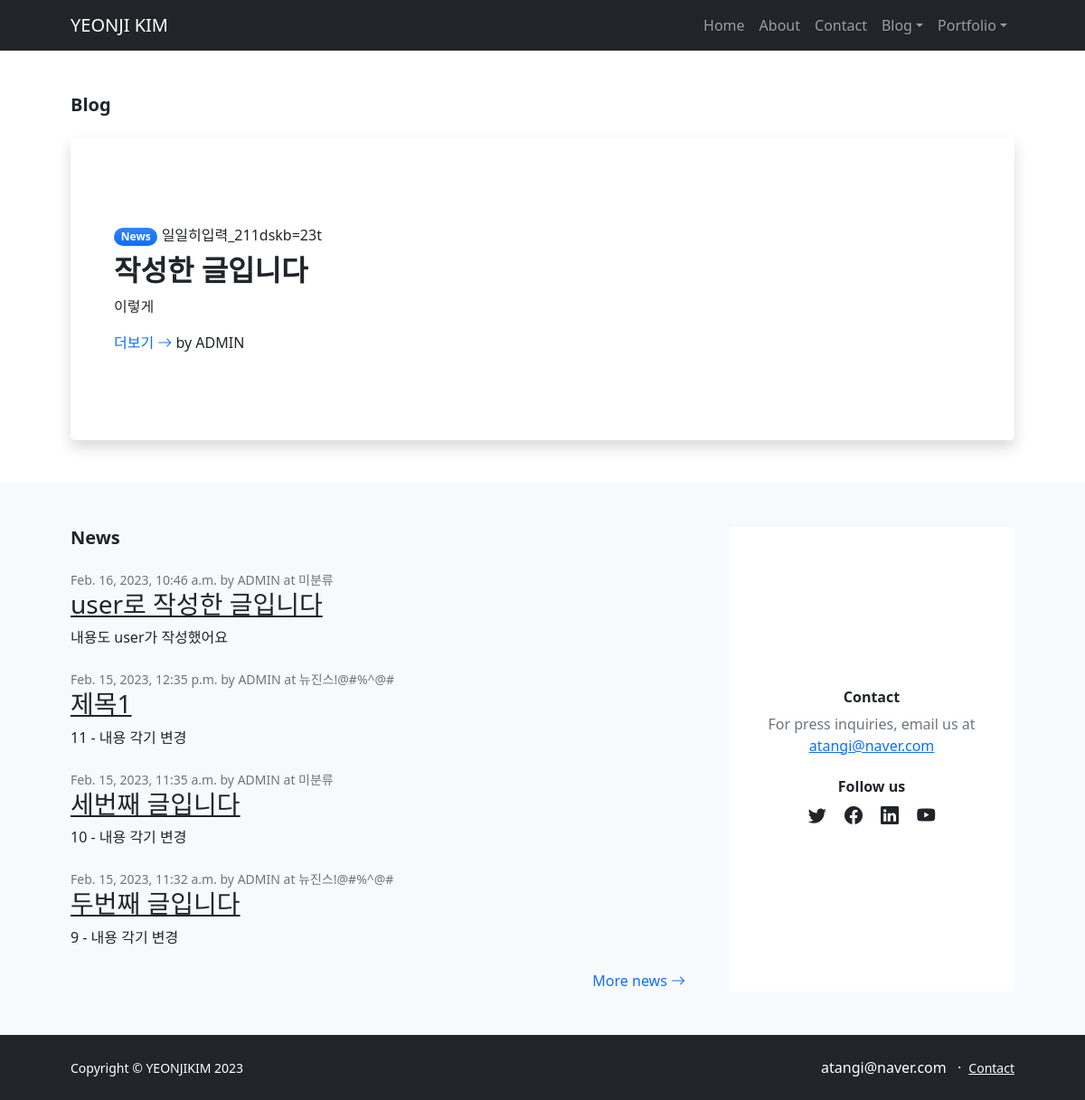
Before: / with the older database file.
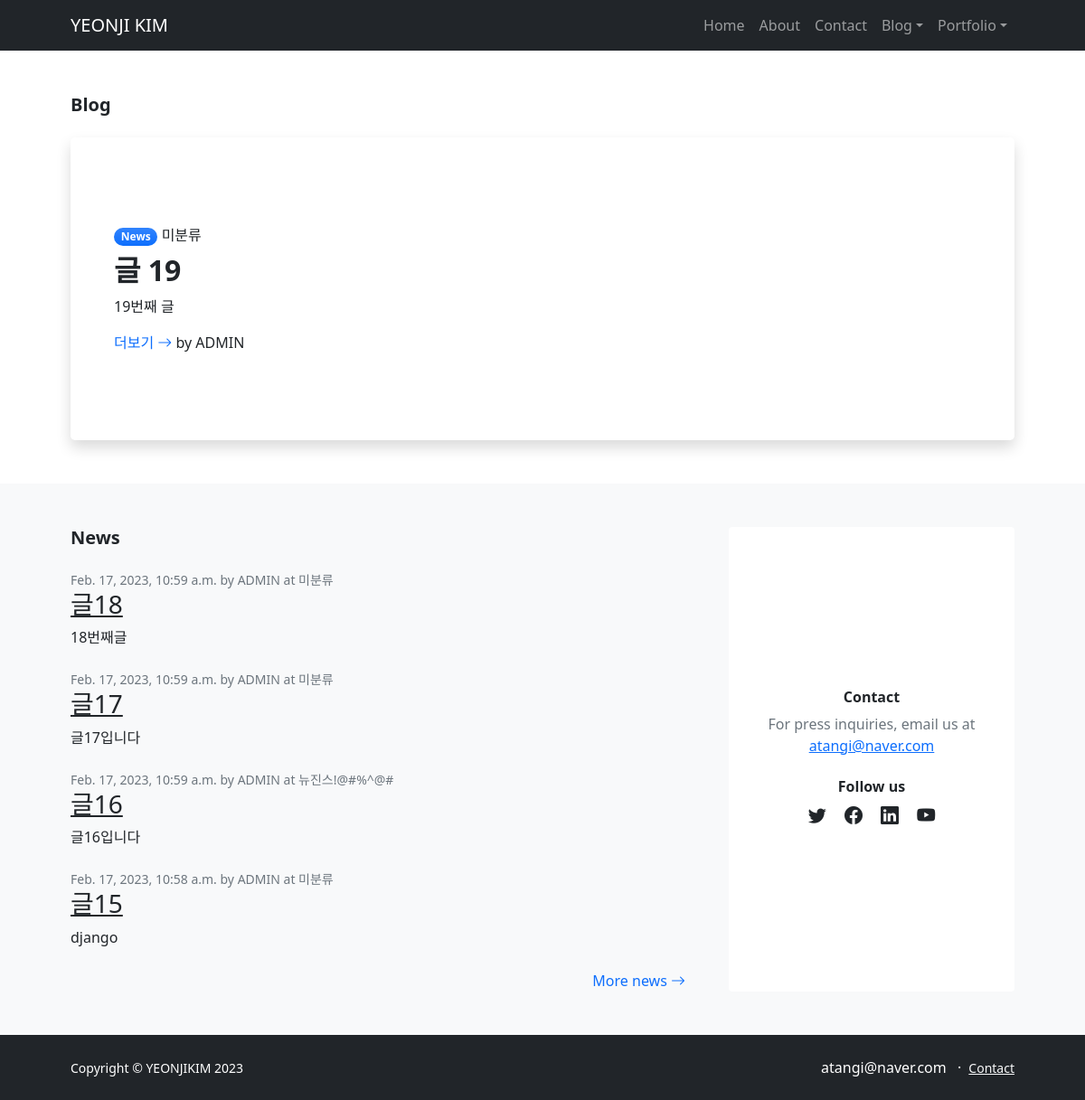
After: the same page with the newer database file.
### blog/models.py (models this page shows, shortened)
class Post(models.Model):
    title = models.CharField(max_length=50)
    content = models.TextField()
    header_img = models.ImageField(upload_to='blog/images/%Y/%m/%d/', blank=True)
    file_upload = models.FileField(upload_to='blog/files/%Y/%m/%d/', blank=True)
    created_at = models.DateTimeField(auto_now_add=True)  # 아예 값 자체가 지금 시간으로 입력되어 들어감(우리가 변경할 필요 없음)
    updated_at = models.DateTimeField(auto_now=True)  # 값을 변경할 수 있음. default 값으로 현재시간이 찍혀있음
    author = models.ForeignKey(User, on_delete=models.SET_NULL, null=True)
    category = models.ForeignKey(Category, on_delete=models.SET_NULL, null=True, blank=True)
    tag = models.ManyToManyField(Tag, blank=True)
    def get_absolute_url(self):
        return f'/blog/{self.pk}/'
    def first_post_query(self):
        return Post.objects.all().last().title

class Category(models.Model):
    categoryName = models.CharField(max_length=30, unique=True)
    slug = models.SlugField(max_length=30, unique=True, allow_unicode=True)
    def __str__(self):
        return self.categoryName
    class Meta:
        verbose_name_plural = 'categories'

### blog/views.py (the view)
# urls.py: path('', views.BlogHome.as_view(paginate_by=5), name="home"),
class BlogHome(ListView):
    model = Post
    ordering = '-pk'
    template_name = 'blog/blog_home.html'
    context_object_name = 'posts'
    def get_context_data(self, **kwargs): # 함수의 파라미터를 개수 안 정해서 k-v 순으로 만들어 보내겠다
        context = super(BlogHome, self).get_context_data(**kwargs)
        context['first_post'] = Post.objects.all().last() # first_post라는 이름으로 하나 더 값을 만들어서 전달할게요
        return context

### blog/templates/blog/blog_home.html (shortened to what the changed rows need)
          {% extends 'blog/base.html' %}
          {% block page_area %}
            <section class="py-5">
                <div class="container px-5">
                    <h1 class="fw-bolder fs-5 mb-4">Blog</h1>
                    <div class="card border-0 shadow rounded-3 overflow-hidden">
                        <div class="card-body p-0">
                            <div class="row gx-0">
                                <div class="col-lg-6 col-xl-5 py-lg-5">
                                    <div class="p-4 p-md-5">
                                        <div class="badge bg-primary bg-gradient rounded-pill mb-2">News</div>
                                        {% if first_post.category %}
                                        {{ first_post.category }}
                                        {% else %}
                                        미분류
                                        {% endif %}
                                        <div class="h2 fw-bolder">{{ first_post.title }}</div>
                                        <p>{{ first_post.content|truncatewords:20 }}</p>
                                        <a class="stretched-link text-decoration-none" href="{{ first_post.get_absolute_url }}">
                                            더보기
                                            <i class="bi bi-arrow-right"></i>
                                        </a>
                                        by {{ first_post.author|upper }}
                                    </div>
                                </div>
                            </div>
                        </div>
                    </div>
                </div>
            </section>
            <section class="py-5 bg-light">
                <div class="container px-5">
                    <div class="row gx-5">
                        <div class="col-xl-8">
                            <h2 class="fw-bolder fs-5 mb-4">News</h2>
                            {% for post in posts %}
                            {% if post != posts.first %}
                            <div class="mb-4">
                                <div class="small text-muted">{{ post.created_at }} by {{ post.author|upper }} at
                                    {% if post.category %}
                                        {{ post.category }}
                                    {% else %}
                                        미분류
                                    {% endif %}
                                </div>
                                <a class="link-dark" href="{{ post.get_absolute_url }}"><h3>{{ post.title }}</h3></a>
                                <p class="content"> {{ post.content|truncatewords:20 }} </p>
                            </div>
                            {% endif %}
                            {% endfor %}
                        </div>
                    </div>
                </div>
            </section>
            {% endblock %}

Changed rows visible on the page:
no longer on this page (row unchanged): Post: category "일일히입력_211dskb=23t", title "작성한 글입니다", content "이렇게", author "ADMIN"
no longer on this page (row unchanged): Post: created_at "Feb. 16, 2023, 10:46 a.m.", author "ADMIN", shows "미분류", title "user로 작성한 글입니다", content "내용도 user가 작성했어요"
no longer on this page (row unchanged): Post: created_at "Feb. 15, 2023, 12:35 p.m.", author "ADMIN", category "뉴진스!@#%^@#", title "제목1", content "11 - 내용 각기 변경"
no longer on this page (row unchanged): Post: created_at "Feb. 15, 2023, 11:35 a.m.", author "ADMIN", shows "미분류", title "세번째 글입니다", content "10 - 내용 각기 변경"
no longer on this page (row unchanged): Post: created_at "Feb. 15, 2023, 11:32 a.m.", author "ADMIN", category "뉴진스!@#%^@#", title "두번째 글입니다", content "9 - 내용 각기 변경"
added Post: title "글 19", content "19번째 글", author "ADMIN"
added Post: created_at "Feb. 17, 2023, 10:59 a.m.", author "ADMIN", shows "미분류", title "글18", content "18번째글"
added Post: created_at "Feb. 17, 2023, 10:59 a.m.", author "ADMIN", shows "미분류", title "글17", content "글17입니다"
added Post: created_at "Feb. 17, 2023, 10:59 a.m.", author "ADMIN", category "뉴진스!@#%^@#", title "글16", content "글16입니다"
added Post: created_at "Feb. 17, 2023, 10:58 a.m.", author "ADMIN", shows "미분류", title "글15", content "django"
Other visible differences:
text now shown: "미분류"
